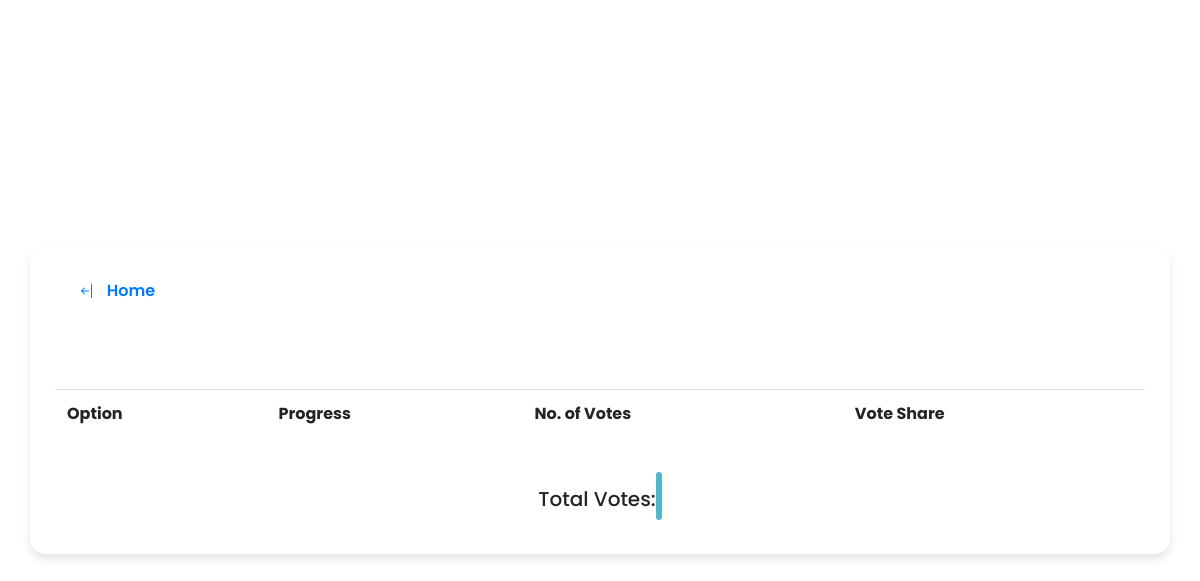
Page /results/2 (signed in) on the earlier database version.
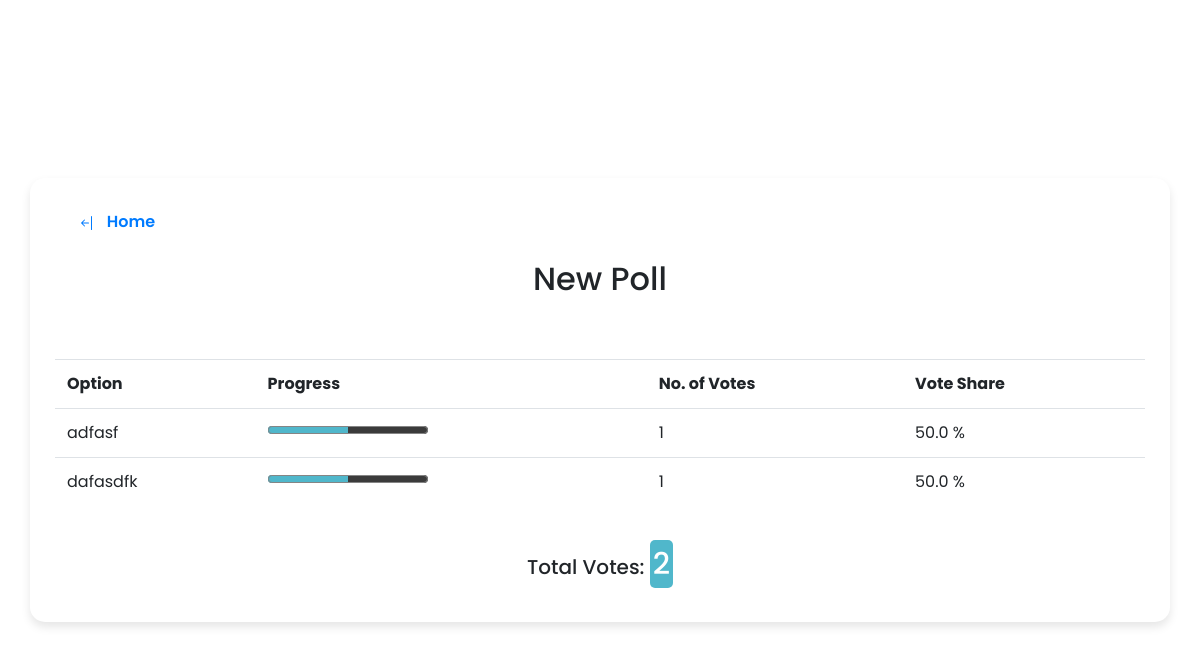
Same page on the later database version.
### app/models.py (models this page shows, shortened)
class Poll(db.Model):
    __tablename__ = 'poll'
    id = db.Column(db.Integer, primary_key=True)
    title = db.Column(db.String(120), nullable=False)
    description = db.Column(db.String(500), nullable=True)
    created_at =db.Column(db.DateTime, default=datetime.now)
    status = db.Column(db.String(20), default='active')
    user_id = db.Column(db.Integer, db.ForeignKey('user.id'), nullable=False)
    options = db.relationship('Option', backref='poll', lazy=True)
    votes = db.relationship('Vote', backref='poll', lazy=True)
    vote_history = db.relationship('UserVoteHistory', backref='poll', lazy=True)
    @hybrid_property
    def vote_count(self):
        return len(self.votes)

class Option(db.Model):
    __tablename__ = 'option'
    id= db.Column(db.Integer, primary_key=True)
    text = db.Column(db.String(200), nullable=False)
    poll_id = db.Column(db.Integer, db.ForeignKey('poll.id'), nullable=False)
    votes = db.relationship('Vote', backref='option', lazy=True)
    @hybrid_property
    def vote_count(self):
        return len(self.votes)

### app/routes.py (the view)
@app.route("/results/<poll_id>", methods=['GET', 'POST'])
@login_required
def results(poll_id):
    if request.method == 'POST':
        selected_option_id=request.form['selected_option']
        ps.vote(user_id=current_user.id, poll_id=poll_id, option_id=selected_option_id)
    return render_template("poll_results.html", poll=ps.get_poll(poll_id=poll_id))

### app/auth.py (called while the page is built)
def load_user(user_id):
    return User.query.get(int(user_id))

### app/poll_service.py (called while the page is built)
def get_poll(poll_id):
    return Poll.query.filter_by(id=poll_id).first()

### app/routes.py (called while the page is built)
@login_manager.user_loader
def load_user(user_id):
    return auth.load_user(user_id)

### app/templates/poll_results.html (shortened to what this page needs)
{% extends "base.html" %}
{% block body %}
<div class="wrapper">
<header>
    <a href="{{ url_for('home') }}" class="button">
          &ensp;Home</a>
</header>
<br>
<link rel="stylesheet" href="{{ url_for('static', filename='poll.css') }}" type="text/css"/>
<h2 style="text-align:center;cursor: default;"> {{poll.title}}</h2>
<br>
<div class="poll-area">
<table class="table">
    <tr>
        <th>Option</th>
        <th>Progress</th>
        <th>No. of Votes</th>
        <th>Vote Share</th>
    </tr>
    {% for option in poll.options %}
    <tr>
        {% if poll.vote_count == 0 %}
        {% set value = 0 %}
        {% else%}
        {% set value = ((option.vote_count * 10000) // poll.vote_count) / 100 %}
        {% endif%}
        <td>{{option.text}}</td>
        <td><progress style="accent-color:#50B7CB;" id="{{option.id}}" value="{{ value }}" max=100></progress></td>
        <td>{{option.vote_count}}</td>
        <td>{{value}} %</td>
    </tr>
    {% endfor %}
</table>
<br>
<h5 style="text-align: center;cursor: default;">Total Votes: <p class="vote-count">{{poll.vote_count}}</p></h5>
</div>
</div>
{% endblock %}

Differences in the rows shown:
added Poll: title "New Poll"
added Option: text "adfasf", vote_count "1", value "50.0"
added Option: text "dafasdfk", vote_count "1", value "50.0"
Other differences:
{{ poll.vote_count }}: (not shown) → "2"
